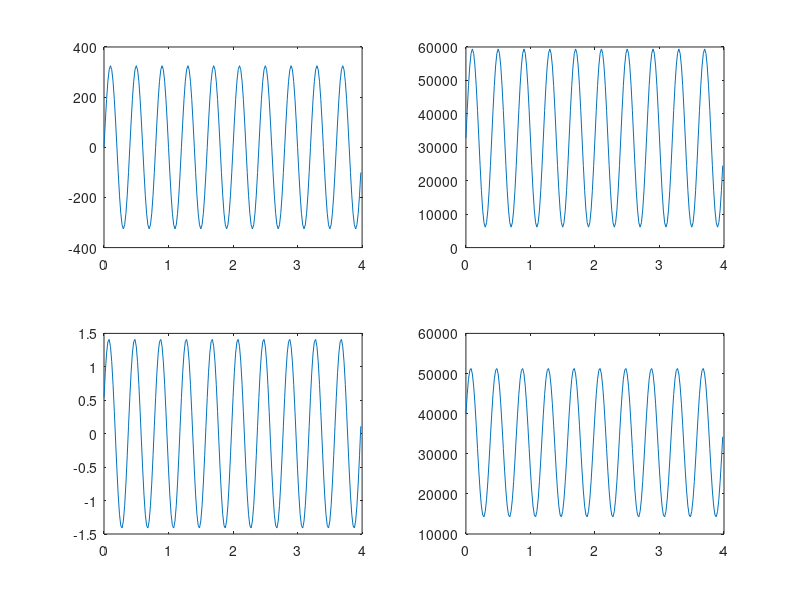

The MATLAB source for this figure:
F0=50;      % Frecuencia fundamental 50Hz
T0=1/F0;    % Periodo, 20ms
Fs=F0*20;   % Frecuencia de muestreo, 20 muestras por periodo
N=200;      % Numero de muestras totales
n=(0:N-1);  % indice de tiempo discreto
V=230*sqrt(2)*sin(2*pi*F0*n/Fs); % Señal de voltaje de la linea de 230Vrms.
datosV=round(((V+400)/800)*(2^16)); % Señal de Intensidad de 1Arms
I=1*sqrt(2)*sin(2*pi*F0*n/Fs+pi/8); % Datos del ADC de tensión, adc de 16 bits, con offset 0, midiendo de -400V a 400V
datosI=round(((I+2.5)/5)*(2^16)); % Datos del ADC de intensidad, adc de 16 bits, con offset 0, midiendo de -5A a 5A

subplot(2,2,1)
plot(n*T0,V);
subplot(2,2,2)
plot(n*T0,datosV);

subplot(2,2,3)
plot(n*T0,I);
subplot(2,2,4)
plot(n*T0,datosI);

Veff=sqrt(sum(V.^2)/N) %V, Voltios
Ieff=sqrt(sum(I.^2)/N) %A, Amperios
S=Veff*Ieff            %W, Vatios
P=sum(V.*I)/N          %VA, Voltio-Amperio
Q=sqrt(S^2-P^2)        %VAr, Voltio-Amperio Reactivo
fdp=P/S                % 
E=S*N/Fs/1000/60/60    % kWh, Kilovatio Hora
